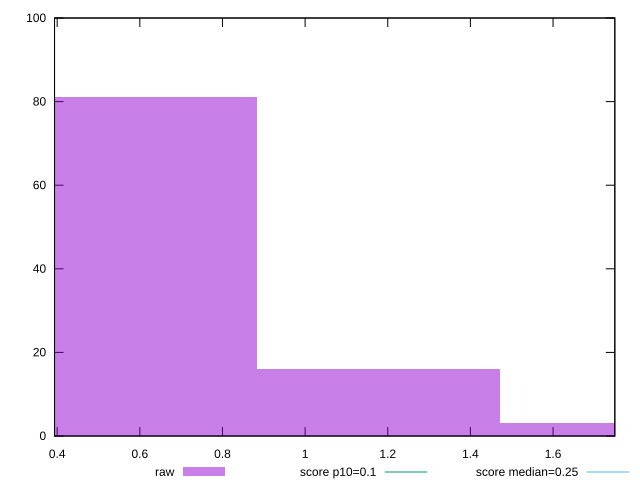

Source code (gnuplot):
reset

$raw <<EOF
1.1781846334570851 16
0.5890923167285426 81
1.7672769501856278 3
EOF

set key outside below
set boxwidth 0.5890923167285426
set xrange [0.39359130859374997:1.7495150756835938]
set yrange [0:100]
set trange [0:100]
set style fill transparent solid 0.5 noborder

set parametric
set terminal svg size 640, 490 enhanced background rgb 'white'
set output "report_0_00242021-02-20T12:25:28.543Z/cumulative-layout-shift/samples/pages+cached+noadtech/raw/histogram.svg"

plot $raw title "raw" with boxes, \
     0.1,t title "score p10=0.1", \
     0.25,t title "score median=0.25"

reset
